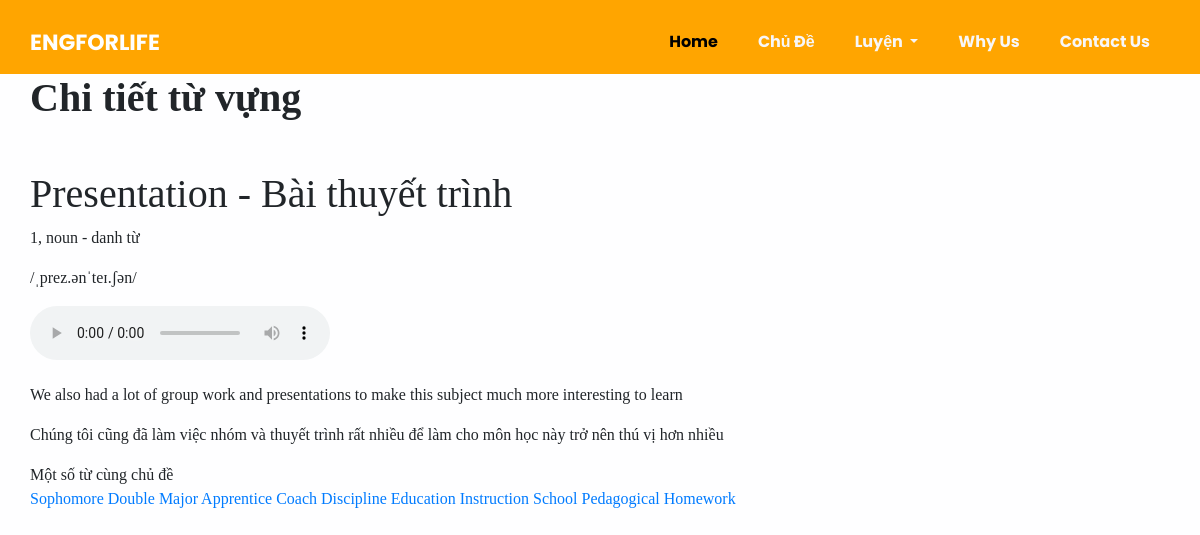
Screenshot of /chude/education/1/ with the database file from the repository.
### topic/models.py (models this page shows, shortened)
class NewWords(models.Model):
    Topic = models.ForeignKey(Topic, on_delete=models.CASCADE)
    Sound = models.CharField(max_length=255, blank=True, null=True)
    TenTA = models.CharField(max_length=255, blank=True, null=True)
    NghiaTV = models.CharField(max_length=255, blank=True, null=True)
    PoS = models.ForeignKey(PartOfSpeechs, on_delete=models.CASCADE)
    VdTA = models.CharField(max_length=255, blank=True, null=True)
    VdTV = models.CharField(max_length=255, default=0)
    PhatAm = models.CharField(max_length=255, blank=True, null=True)

### partofspeech/models.py (models this page shows)
class PartOfSpeechs(models.Model):
    Tuloai = models.CharField(max_length=255, blank=False, null=False)
    def __str__(self):
        return f"{self.id}, {self.Tuloai}"

### homepage/views.py (the view)
# urls.py: path('chude/education/<int:pk>/', views.newword.as_view(), name='newword'),
class newword(View):
    def get(self, request, **kwargs):
        newword = NewWords.objects.get(id=kwargs.get('pk'))
        allnewword = NewWords.objects.filter()
        return render(request, 'newword.html', {'newword': newword, 'allnewword': allnewword})

### templates/newword.html (shortened to what this page needs)
{% load static %}
<!DOCTYPE html>
<html xmlns="http://www.w3.org/1999/html">
<head>
  <link rel="stylesheet" type="text/css" href="{% static 'homepage/css/bootstrap.css' %}" />
  <link rel="stylesheet" href="https://maxcdn.bootstrapcdn.com/font-awesome/4.3.0/css/font-awesome.min.css">
  <link href="{% static 'homepage/css/style.css' %}" rel="stylesheet" />
  <link href="{% static 'homepage/css/responsive.css' %}" rel="stylesheet" />
</head>
<body>
<div class="">
    <header class="header_section" style="background-color: orange;">
      <div class="container">
        <nav class="navbar navbar-expand-lg custom_nav-container ">
          <a class="navbar-brand" href="index.html">
            <span>
              ENGFORLIFE
            </span>
          </a>
          <div class="collapse navbar-collapse" id="navbarSupportedContent">
            <div class="d-flex ml-auto flex-column flex-lg-row align-items-center">
              <ul class="navbar-nav  ">
                <li class="nav-item active">
                  <a class="nav-link" href="" style="font-weight: bold; color: black;"> Home <span class="sr-only">(current)</span></a>
                </li>
                <li class="nav-item ">
                  <a class="nav-link" href="http://127.0.0.1:8000/chude/" style="font-weight: bold;"> Chủ Đề </a>
                </li>
                <li class="nav-item dropdown">
                  <a class="nav-link dropdown-toggle" href="#" id="navbardrop" data-toggle="dropdown" style="font-weight: bold;">
                    Luyện
                  </a>
                </li>
                <li class="nav-item">
                  <a class="nav-link" href="#" style="font-weight: bold;"> Why Us </a>
                </li>
                <li class="nav-item">
                  <a class="nav-link" href="contact.html" style="font-weight: bold;">Contact Us</a>
                </li>
              </ul>
            </div>
        </nav>
        </header>
      </div>
  <div class="container">
  <h1><b>Chi tiết từ vựng</b></h1>
    <p><h1>{{newword.TenTA}} - {{newword.NghiaTV}}</h1>{{newword.PoS}}</p>
    <p>{{newword.PhatAm}}</p>
    <p>
      <audio controls>
        <source src="{{newword.Sound}}">
      </audio>
    </p>
    <p>
      {{newword.VdTA}}
    </p>
    <p>
      {{newword.VdTV}}
    </p>
    <p>
      Một số từ cùng chủ đề </br>
      {% for item in allnewword %}
        {% if item.TenTA != newword.TenTA and item.Topic == newword.Topic %}
          <a href="http://127.0.0.1:8000/chude/education/{{item.id}}">
              {{item.TenTA}}
          </a>
        {% endif %}
      {% endfor %}
    </p>
    </div>
</body>
</html>

### static/homepage/css/style.css (style rules this page uses)
body { font-family: "Times New Roman", Times, serif; background-color: #fefeff; }
.header_section { padding-top: 10px; font-family: 'Poppins', sans-serif; }
nav.navbar.navbar-expand-lg { padding: 10px 0; }
.custom_nav-container.navbar-expand-lg .navbar-nav .nav-link { padding: 10px 20px; color: #f7f6f7; text-align: center; }
a, a:hover, a:focus { text-decoration: none; }
.navbar-brand { display: flex; align-items: center; }
.navbar-brand span { font-size: 22px; font-weight: 700; color: #fefefe; }
.custom_nav-container { z-index: 99999; padding: 15px 0; }

### static/homepage/css/responsive.css (style rules this page uses)
@media (min-width: 1200px) { .container { max-width: 1170px; } }

### rows the page displays
NewWords: TenTA "Presentation", NghiaTV "Bài thuyết trình", PoS "1, noun - danh từ", PhatAm "/ˌprez.ənˈteɪ.ʃən/", VdTA "We also had a lot of group work and presentations to make this subject much more interesting to learn", VdTV "Chúng tôi cũng đã làm việc nhóm và thuyết trình rất nhiều để làm cho môn học này trở nên thú vị hơn nhiều"
NewWords: TenTA "Sophomore"
NewWords: TenTA "Double Major"
NewWords: TenTA "Apprentice"
NewWords: TenTA "Coach"
NewWords: TenTA "Discipline"
NewWords: TenTA "Education"
NewWords: TenTA "Instruction"
NewWords: TenTA "School"
NewWords: TenTA "Pedagogical"
NewWords: TenTA "Homework"
